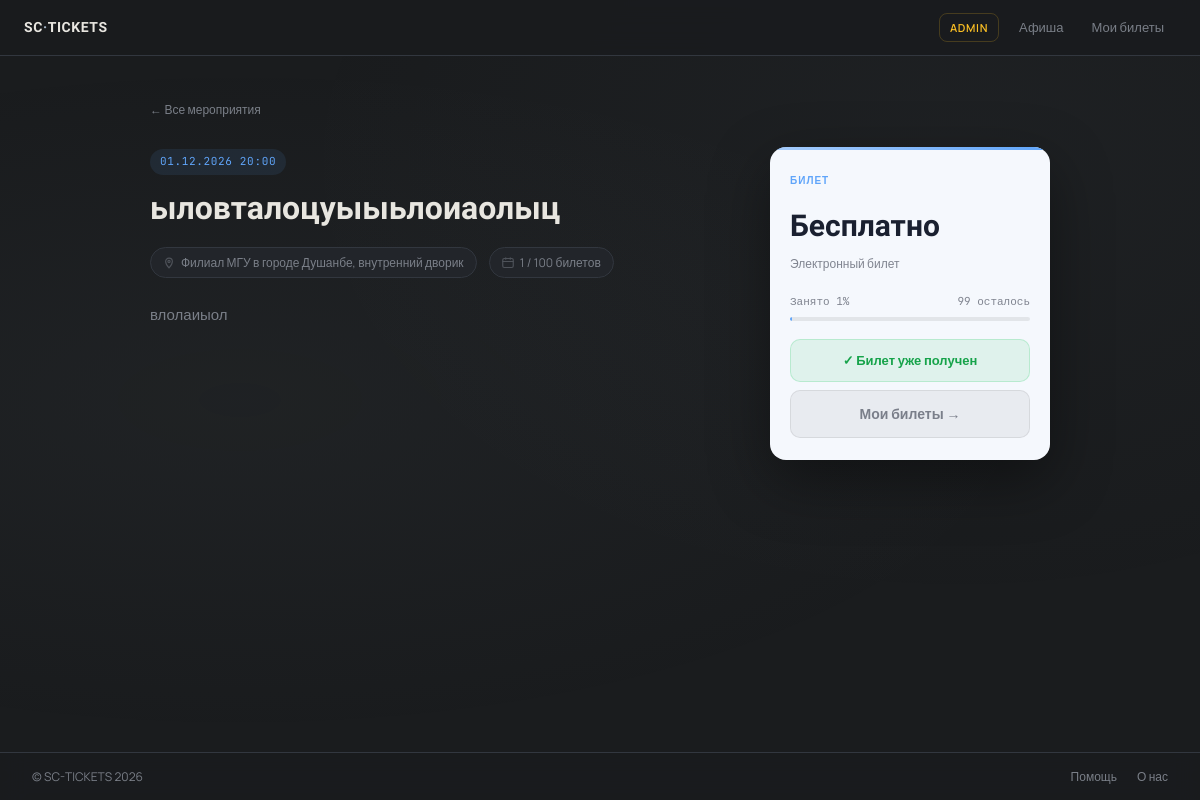
Screenshot of /event/3 (signed in) with the database file from the repository.
### tables this page shows
CREATE TABLE events (
                id INTEGER PRIMARY KEY AUTOINCREMENT,
                title TEXT NOT NULL,
                description TEXT,
                date TEXT NOT NULL,
                location TEXT,
                capacity INTEGER DEFAULT 100,
                card_bg TEXT DEFAULT '#fdfdf5',
                card_accent TEXT DEFAULT '#a898e0',
                card_text TEXT DEFAULT '#2a2a2a',
                created_at TIMESTAMP DEFAULT CURRENT_TIMESTAMP
            );

### events.py (the view)
@events.route("/event/<int:event_id>")
def event_page(event_id):
    event = get_event_by_id(event_id)
    if event is None:
        flash("Мероприятие не найдено", "error")
        return redirect(url_for("events.index"))
    from database import get_event_tickets_count
    sold = get_event_tickets_count(event_id)
    event["sold"] = sold
    event["available"] = event["capacity"] - sold
    event["is_full"] = event["available"] <= 0
    user_has_ticket = False
    if "user_id" in session:
        user_tickets = get_user_tickets(session["user_id"])
        user_has_ticket = any(t["event_id"] == event_id for t in user_tickets)
    return render_template("event.html",
                           event=event,
                           user_has_ticket=user_has_ticket)

### database.py (called while the page is built)
@contextmanager
def get_db():
    conn = sqlite3.connect(DB_PATH)
    conn.row_factory = sqlite3.Row
    try:
        yield conn
    finally:
        conn.close()

def get_event_by_id(event_id):
    with get_db() as conn:
        cursor = conn.cursor()
        cursor.execute("SELECT * FROM events WHERE id = ?", (event_id,))
        row = cursor.fetchone()
        return dict(row) if row else None

def get_event_tickets_count(event_id):
    with get_db() as conn:
        cursor = conn.cursor()
        cursor.execute("SELECT COUNT(*) FROM tickets WHERE event_id = ?", (event_id,))
        return cursor.fetchone()[0]

def get_user_tickets(user_id):
    with get_db() as conn:
        cursor = conn.cursor()
        cursor.execute("""
            SELECT t.*, e.title as event_title, e.date as event_date,
                   e.location as event_location,
                   e.card_bg, e.card_accent, e.card_text
            FROM tickets t
            LEFT JOIN events e ON t.event_id = e.id
            WHERE t.user_id = ?
            ORDER BY t.created_at DESC
        """, (user_id,))
        return [dict(row) for row in cursor.fetchall()]

### templates/event.html (shortened to what this page needs)
{% extends "base.html" %}
{% set card_bg     = event.card_bg     or '#fdfdf5' %}
{% set card_accent = event.card_accent or '#a898e0' %}
{% set card_text   = event.card_text   or '#2a2a2a' %}
{% block content %}
<div class="event-wrap">
  <div class="event-inner">
    <a href="{{ url_for('events.index') }}" class="back-link">
      ← Все мероприятия
    </a>
    <div class="event-layout">
      <div>
        <div class="event-date-tag"
             style="color:{{ card_accent }};background:{{ card_accent }}18">
          {{ event.date }}
        </div>
        <h1 class="event-title">{{ event.title }}</h1>
        <div class="event-meta">
          {% if event.location %}
            <div class="meta-chip">
              <svg width="12" height="12" viewBox="0 0 16 16" fill="none">
                <path d="M8 1.5C5.515 1.5 3.5 3.515 3.5 6c0 3.75 4.5 8.5 4.5 8.5s4.5-4.75 4.5-8.5c0-2.485-2.015-4.5-4.5-4.5z" stroke="currentColor" stroke-width="1.5"/>
                <circle cx="8" cy="6" r="1.5" stroke="currentColor" stroke-width="1.5"/>
              </svg>
              {{ event.location }}
            </div>
          {% endif %}
          <div class="meta-chip">
            <svg width="12" height="12" viewBox="0 0 16 16" fill="none">
              <rect x="1" y="2" width="14" height="12" rx="2" stroke="currentColor" stroke-width="1.5"/>
              <path d="M1 6h14M5 1v2M11 1v2" stroke="currentColor" stroke-width="1.5" stroke-linecap="round"/>
            </svg>
            {{ event.sold }} / {{ event.capacity }} билетов
          </div>
        </div>
        {% if event.description %}
          <div class="event-description">{{ event.description }}</div>
        {% endif %}
      </div>
      <div class="ticket-card" style="background:{{ card_bg }};color:{{ card_text }}">
        <div class="ticket-card-stripe"
             style="background:linear-gradient(90deg, {{ card_accent }}88, {{ card_accent }})"></div>
        <div class="ticket-card-body">
          <div class="ticket-card-label" style="color:{{ card_accent }}">Билет</div>
          <div class="ticket-price" style="color:{{ card_text }}">Бесплатно</div>
          <div class="ticket-price-sub" style="color:{{ card_text }}88">
            Электронный билет
          </div>
          <div class="progress-wrap">
            {% set pct = (event.sold / event.capacity * 100) | round | int %}
            <div class="progress-label" style="color:{{ card_text }}88">
              <span>Занято {{ pct }}%</span>
              <span>{{ event.available }} осталось</span>
            </div>
            <div class="progress-bar">
              <div class="progress-fill"
                   style="width:{{ [pct, 100]|min }}%;
                          background:{% if event.is_full %}#e05050{% elif pct > 70 %}#e0a030{% else %}{{ card_accent }}{% endif %}">
              </div>
            </div>
          </div>
          {% if not session.get('user_id') %}
            <a href="{{ url_for('auth.login_page', next=request.path) }}"
               class="btn-ticket"
               style="background:linear-gradient(135deg, {{ card_accent }}cc, {{ card_accent }});color:{{ card_text }}">
              Войти для получения
            </a>
          {% elif user_has_ticket %}
            <div class="ticket-has-badge">✓ Билет уже получен</div>
            <a href="{{ url_for('events.cabinet') }}"
               class="btn-ticket btn-ticket-ghost"
               style="color:{{ card_text }}88">
              Мои билеты →
            </a>
          {% elif event.is_full %}
            <button class="btn-ticket btn-ticket-disabled" disabled>
              Мест нет
            </button>
          {% endif %}
        </div>
      </div>
    </div>
  </div>
</div>
<footer class="page-footer">
  <span>© SC-TICKETS 2026</span>
  <div class="footer-links">
    <a href="#">Помощь</a>
    <a href="#">О нас</a>
  </div>
</footer>
{% endblock %}

### templates/base.html (style rules this page uses)
*, *::before, *::after { box-sizing: border-box; margin: 0; padding: 0; }
:root { --bg: #1a1c1e; --surface: #22252a; --surface2: #2a2e34; --border: #32373f; --border2: #42484f; --text: #e8e6e0; --muted: #7a7f88; --muted2: #52575f; --accent: #a8b8c8; --accent-dim: rgba(168,184,200,0.08); --ok: #4ade80; --ok-bg: rgba(74,222,128,0.08); --err: #f87171; --err-bg: rgba(248,113,113,0.08); --warn: #fbbf24; --radius: 12px; --radius-sm: 8px; --card-bg: #fdfdf5; --card-text: #2a2a2a; --card-muted: #6a6a7a; --card-accent: #a898e0; --card-accent2: #c8c0f0; }
html { scroll-behavior: smooth; }
body { background: var(--bg); color: var(--text); font-family: 'Manrope', sans-serif; min-height: 100dvh; line-height: 1.6; }

### templates/event.html (style rules this page uses)
.event-wrap { min-height: calc(100dvh - 56px); padding: 40px 24px 80px; position: relative; overflow: hidden; }
.event-wrap::before { content: ''; position: fixed; inset: 0; background: radial-gradient(ellipse at 20% 50%, rgba(168,184,200,0.04) 0%, transparent 60%), radial-gradient(ellipse at 80% 20%, rgba(168,184,200,0.03) 0%, transparent 50%); pointer-events: none; z-index: 0; }
.event-inner { position: relative; z-index: 1; max-width: 900px; margin: 0 auto; }
.back-link { display: inline-flex; align-items: center; gap: 6px; font-size: 12px; color: var(--muted); text-decoration: none; margin-bottom: 28px; transition: color 0.15s; }
.event-layout { display: grid; grid-template-columns: 1fr 280px; gap: 28px; align-items: start; }
.event-date-tag { font-family: 'JetBrains Mono', monospace; font-size: 11px; letter-spacing: 0.06em; margin-bottom: 14px; display: inline-block; padding: 4px 10px; border-radius: 20px; }
.event-title { font-family: 'Unbounded', sans-serif; font-size: clamp(22px, 4vw, 32px); font-weight: 600; line-height: 1.2; color: var(--text); margin-bottom: 20px; }
.event-meta { display: flex; flex-wrap: wrap; gap: 12px; margin-bottom: 24px; }
.meta-chip { display: inline-flex; align-items: center; gap: 6px; font-size: 12px; color: var(--muted); background: var(--surface); border: 1px solid var(--border); padding: 5px 12px; border-radius: 20px; }
.meta-chip svg { opacity: 0.5; flex-shrink: 0; }
.event-description { font-size: 15px; color: var(--muted); line-height: 1.75; white-space: pre-line; }
.ticket-card { border-radius: 16px; overflow: hidden; box-shadow: 0 20px 60px rgba(0,0,0,0.4); position: sticky; top: 76px; }
.ticket-card-stripe { height: 3px; }
.ticket-card-body { padding: 22px 20px; }
.ticket-card-label { font-size: 10px; font-weight: 600; letter-spacing: 0.1em; text-transform: uppercase; margin-bottom: 14px; }
.ticket-price { font-family: 'Unbounded', sans-serif; font-size: 30px; font-weight: 600; margin-bottom: 4px; }
.ticket-price-sub { font-size: 12px; margin-bottom: 20px; }
.progress-wrap { margin-bottom: 18px; }
.progress-label { display: flex; justify-content: space-between; font-size: 11px; margin-bottom: 6px; font-family: 'JetBrains Mono', monospace; }
.progress-bar { height: 4px; border-radius: 2px; overflow: hidden; background: rgba(0,0,0,0.08); }
.progress-fill { height: 100%; border-radius: 2px; }
.btn-ticket { width: 100%; padding: 12px; border-radius: 10px; font-size: 14px; font-weight: 600; font-family: 'Manrope', sans-serif; border: none; cursor: pointer; text-align: center; text-decoration: none; display: block; transition: opacity 0.15s, transform 0.1s; }
.btn-ticket-ghost { margin-top: 8px; background: rgba(0,0,0,0.05); border: 1px solid rgba(0,0,0,0.08); }
.ticket-has-badge { display: flex; align-items: center; justify-content: center; gap: 6px; padding: 10px; border-radius: 10px; background: rgba(34,197,94,0.1); color: #16a34a; font-size: 13px; font-weight: 600; border: 1px solid rgba(34,197,94,0.2); }
.page-footer { position: fixed; bottom: 0; left: 0; right: 0; padding: 14px 32px; display: flex; align-items: center; justify-content: space-between; background: rgba(26,28,30,0.9); backdrop-filter: blur(12px); border-top: 1px solid var(--border); font-size: 12px; color: var(--muted); z-index: 10; }
.footer-links { display: flex; gap: 20px; }
.footer-links a { color: var(--muted); text-decoration: none; transition: color 0.15s; }

### rows the page displays
events: date "01.12.2026 20:00", title "ыловталоцуыыьлоиаолыц", location "Филиал МГУ в городе Душанбе, внутренний дворик", capacity "100", description "влолаиыол"

### other values shown
{{ event.sold }} "1"
{{ pct }} "1"
{{ event.available }} "99"
